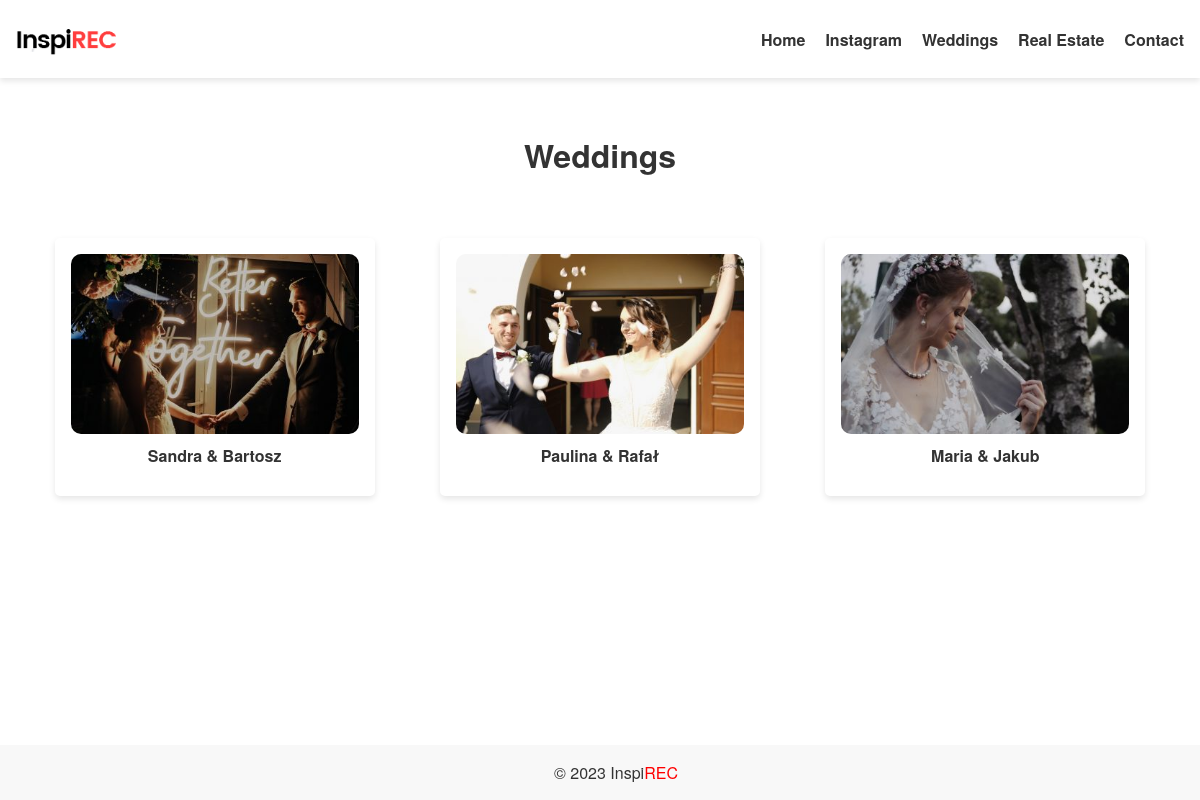
Screenshot of /weddings/ with the database file from the repository.
### blog/models.py (models this page shows, shortened)
class MenuItem(models.Model):
    title = models.CharField(max_length=100)
    page = models.ForeignKey('Page', on_delete=models.CASCADE, blank=True, null=True)
    url = models.CharField(max_length=200, blank=True)
    order = models.PositiveIntegerField(default=0)
    show_in_menu = models.BooleanField(default=True)
    def get_link(self):
        if self.page:
            return self.page.get_absolute_url()
        else:
            return self.url

class Page(models.Model):
    title = models.CharField(max_length=200)
    content = models.TextField()
    articles = models.ManyToManyField(Article, blank=True)
    slug = models.SlugField(unique=True, default='', editable=False)
    def get_absolute_url(self):
        return reverse('page_detail', args=[self.slug])

class Article(models.Model):
    title = models.CharField(max_length=200)
    slug = models.SlugField(unique=True, default='', editable=False)
    image = models.ImageField(upload_to='article_images/', default='default-article-image.jpg')
    content = models.TextField(blank=True, null=True)
    youtube_link = models.CharField(max_length=200, blank=True)
    instagram_link = models.CharField(max_length=200, blank=True)
    show_on_home = models.BooleanField(default=False)
    created_at = models.DateTimeField(default=timezone.now)
    updated_at = models.DateTimeField(auto_now=True)
    gallery = models.ForeignKey(Gallery, on_delete=models.SET_NULL, null=True, blank=True)
    ARTICLE_TYPE_CHOICES = (
        ('standard', 'Standard Article'),
        ('real_estate', 'Real Estate Gallery'),
    )
    article_type = models.CharField(
        max_length=20,
        choices=ARTICLE_TYPE_CHOICES,
        default='standard',
    )

### blog/views.py (the view)
# urls.py: path('<slug:slug>/', views.page_detail, name='page_detail'),
def page_detail(request, slug):
    page = Page.objects.get(slug=slug)
    menu_items = MenuItem.objects.filter(show_in_menu=True).order_by('order')
    context = {
        'page': page,
        'menu_items': menu_items,
    }
    return render(request, 'page_detail.html', context)

### blog/templates/page_detail.html
{% extends 'base.html' %}
{% block content %}
<div class="container">
    <div class="page">
        <h1 class="center-text">{{ page.title }}</h1>
        <div class="page-content">
            {{ page.content | safe }}
        </div>
        <div class="article-list">
            {% for article in page.articles.all %}
                {% if article.slug %}
                    <div class="article">
                        <a href="{% url 'article_detail' slug=article.slug %}">
                            <div class="article-image">
                                <img src="{{ article.image.url }}" alt="{{ article.title }}">
                            </div>
                        </a>
                        <h2 class="article-title">{{ article.title }}</h2>
                    </div>
                {% endif %}
            {% endfor %}
        </div>
    </div>
</div>
{% endblock %}

### blog/templates/base.html (shortened to what this page needs)
{% load static %}
<!DOCTYPE html>
<html lang="en">
<head>
    <link rel="stylesheet" href="{% static 'styles.css' %}">
</head>
<body>
    <header>
        <div class="logo">
            <a href="{% url 'home' %}">
                <img src="{% static 'images/logo.png' %}" alt="Logo">
            </a>
        </div>
        <nav class="menu">
            <ul>
                <li><a href="{% url 'home' %}">Home</a></li>
                {% for item in menu_items %}
                    <li><a href="{{ item.get_link }}">{{ item.title }}</a></li>
                {% endfor %}
            </ul>
        </nav>
    </header>
    <main>
        {% block content %}
        {% endblock %}
    </main>
    <footer>
        <div class="footer-content">
        &copy; {% now "Y" %} Inspi<span class="highlight">REC</span>
    </div>
    </footer>
</body>
</html>

### static/styles.css (style rules this page uses)
body { font-family: "Helvetica Neue", Arial, sans-serif; color: #333; margin: 0; padding: 0; overflow-x: hidden; }
.center-text { text-align: center; }
header { background-color: #fff; color: #000; box-shadow: 0px 3px 6px rgba(0, 0, 0, 0.1); padding: 1rem; max-width: 1200px; margin: 0 auto; display: flex; justify-content: space-between; align-items: center; }
.menu { font-family: "Helvetica Neue", Arial, sans-serif; font-size: 16px; }
.menu ul { list-style: none; padding: 0; margin: 0; display: flex; }
.menu li { margin-left: 20px; }
.menu a { text-decoration: none; color: #333; font-weight: bold; }
.logo img { max-width: 100px; height: auto; display: block; margin: 0 auto; }
.container { margin: 0 auto; padding: 2rem; max-width: 1200px; box-sizing: border-box; }
.article-list { display: grid; gap: 20px; max-width: 1200px; margin: auto; justify-content: center; }
@media (min-width: 916px) { .article-list { grid-template-columns: repeat(3, minmax(0, 1fr)); } }
.article { border: none; border-radius: 5px; padding: 1rem; max-width: 100%; margin: auto; background-color: #fff; transition: transform 0.3s; cursor: pointer; box-shadow: 0px 3px 6px rgba(0, 0, 0, 0.1); }
.article-image { position: relative; overflow: hidden; height: 180px; border-radius: 10px; }
.article-image img { width: 100%; height: 100%; object-fit: contain; max-width: 100%; }
.article-title { text-align: center; margin-top: 10px; font-size: 16px; }
.highlight { color: red; }
footer { background-color: #f8f8f8; padding: 1rem; text-align: center; width: 100%; }
main { margin-bottom: 2rem; }

### rows the page displays
MenuItem: title "Instagram"
MenuItem: title "Weddings"
MenuItem: title "Real Estate"
MenuItem: title "Contact"
Page: title "Weddings"
Article: image (picture), title "Sandra & Bartosz"
Article: image (picture), title "Paulina & Rafał"
Article: image (picture), title "Maria & Jakub"
